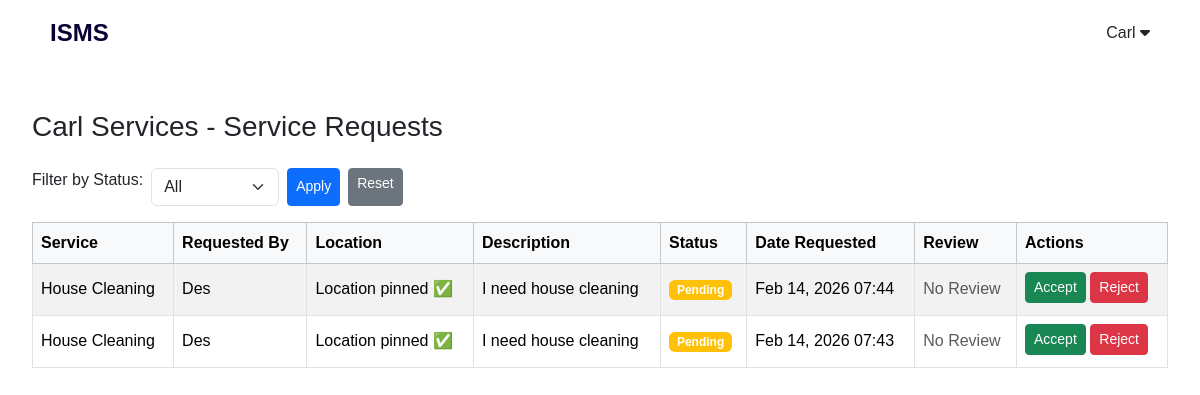
/dashboard/requests/ (signed in), run on an earlier commit of the app's database.
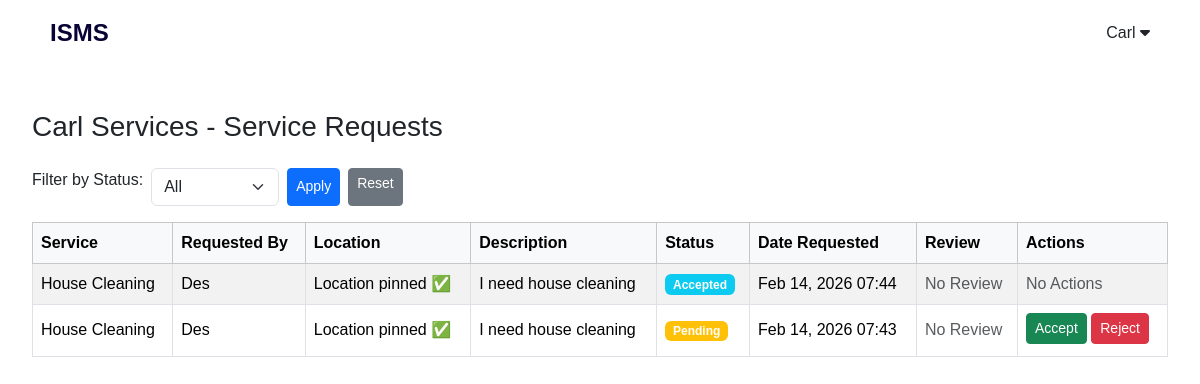
And on a later commit of the database.
### Match/models.py (models this page shows, shortened)
class ServiceRequest(models.Model):
    user = models.ForeignKey(
        'User',
        on_delete=models.CASCADE,
        related_name='requests'
    )
    service = models.ForeignKey(
        Service,
        on_delete=models.CASCADE,
        related_name='requests'
    )
    latitude = models.DecimalField(max_digits=9, decimal_places=6, null=True, blank=True)
    longitude = models.DecimalField(max_digits=9, decimal_places=6, null=True, blank=True)
    location = models.CharField(max_length=255)  # Where service is needed
    description = models.TextField(blank=True)  # Optional extra details
    status_choices = (
        ('pending', 'Pending'),
        ('accepted', 'Accepted'),
        ('completed', 'Completed'),
        ('rejected', 'Rejected'),
    )
    status = models.CharField(max_length=20, choices=status_choices, default='pending')
    created_at = models.DateTimeField(auto_now_add=True)

class Service(models.Model):
    provider = models.ForeignKey(
        ServiceProvider,
        on_delete=models.CASCADE,
        related_name='services'
    )
    category = models.ForeignKey(ServiceCategory, on_delete=models.CASCADE)
    title = models.CharField(max_length=150)
    description = models.TextField()
    min_price = models.DecimalField(max_digits=10, decimal_places=2)
    max_price = models.DecimalField(max_digits=10, decimal_places=2)
    is_active = models.BooleanField(default=True)
    created_at = models.DateTimeField(auto_now_add=True)

class User(AbstractUser):
    role = models.CharField(max_length=20, choices=USER_ROLES)
    phone = models.CharField(max_length=20, blank=True)
    location = models.CharField(max_length=100, blank=True)

### Match/views.py (the view)
# urls.py: path('dashboard/requests/', views.provider_requests, name='provider_requests'),
@login_required
def provider_requests(request):
    if request.user.role != 'company':
        return redirect('login')
    provider = get_object_or_404(ServiceProvider, user=request.user)
    requests_qs = ServiceRequest.objects.filter(service__provider=provider).order_by('-created_at')
    status_filter = request.GET.get('status')
    if status_filter in ['pending', 'accepted', 'completed', 'rejected']:
        requests_qs = requests_qs.filter(status=status_filter)
    context = {
        'provider': provider,
        'service_requests': requests_qs,
        'status_filter': status_filter,
    }
    return render(request, 'Match/provider_requests.html', context)

### Match/templates/Match/provider_requests.html (shortened to what this page needs)
{% extends "Match/base.html" %}
{% block content %}
<link href="https://cdn.jsdelivr.net/npm/bootstrap@5.3.2/dist/css/bootstrap.min.css" rel="stylesheet">
<div class="container-fluid mt-4">
  <h3 class="mb-4">{{ provider.company_name }} - Service Requests</h3>
  <div class="mb-3 d-flex align-items-center gap-2">
    <form method="get" class="d-flex gap-2 flex-wrap">
      <label for="status">Filter by Status:</label>
      <select name="status" id="status" class="form-select w-auto">
        <option value="">All</option>
      </select>
      <button type="submit" class="btn btn-primary btn-sm">Apply</button>
      <a href="{% url 'provider_requests' %}" class="btn btn-secondary btn-sm">Reset</a>
    </form>
  </div>
  {% if service_requests %}
    <div class="table-responsive">
      <table class="table table-striped table-bordered align-middle">
        <thead class="table-light">
          <tr>
            <th>Service</th>
            <th>Requested By</th>
            <th>Location</th>
            <th>Description</th>
            <th>Status</th>
            <th>Date Requested</th>
            <th>Review</th>
            <th>Actions</th>
          </tr>
        </thead>
        <tbody>
          {% for req in service_requests %}
            <tr>
              <td>{{ req.service.title }}</td>
              <td>{{ req.user.username }}</td>
              <td>{{ req.location }}</td>
              <td>{{ req.description|default:"-" }}</td>
              <td>
                <span class="badge
                  {% if req.status == 'pending' %}bg-warning
                  {% elif req.status == 'accepted' %}bg-info
                  {% elif req.status == 'completed' %}bg-success
                  {% elif req.status == 'rejected' %}bg-danger
                  {% endif %}
                ">
                  {{ req.get_status_display }}
                </span>
              </td>
              <td>{{ req.created_at|date:"M d, Y H:i" }}</td>
              <td>
                {% if req.review %}
                  <span class="text-success">⭐ {{ req.review.rating }}</span>
                {% else %}
                  <span class="text-muted">No Review</span>
                {% endif %}
              </td>
              <td>
                {% if req.status == 'pending' %}
                  <a href="{% url 'accept_request' req.id %}" class="btn btn-success btn-sm mb-1">Accept</a>
                  <a href="{% url 'reject_request' req.id %}" class="btn btn-danger btn-sm mb-1">Reject</a>
                {% else %}
                  <span class="text-muted">No Actions</span>
                {% endif %}
              </td>
            </tr>
          {% endfor %}
        </tbody>
      </table>
    </div>
  {% else %}
    <p class="text-muted">No service requests have been made to your services yet.</p>
  {% endif %}
</div>
{% endblock %}

What changed in the data, as far as the page shows it:
changed ServiceRequest: status "Pending" → "Accepted"; status "Accept Reject" → "No Actions"
